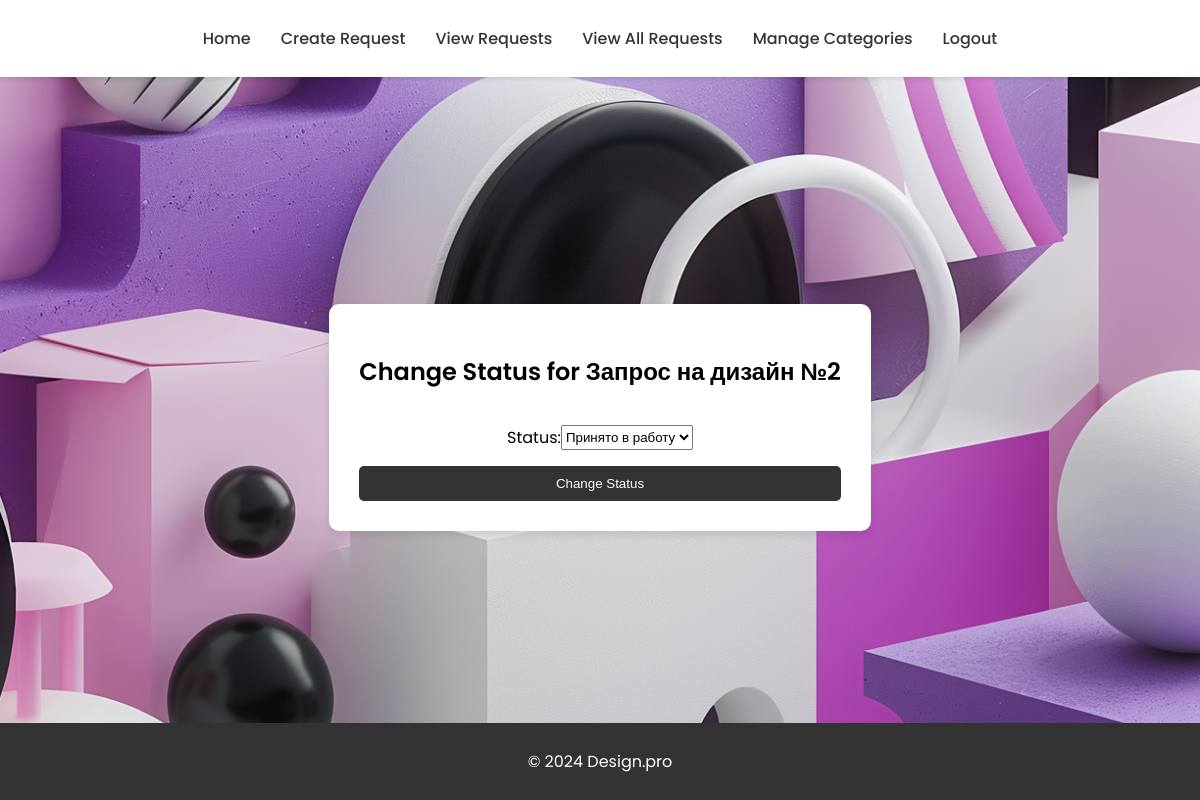
The page /change_status/2/ (signed in) on the database as committed earlier.
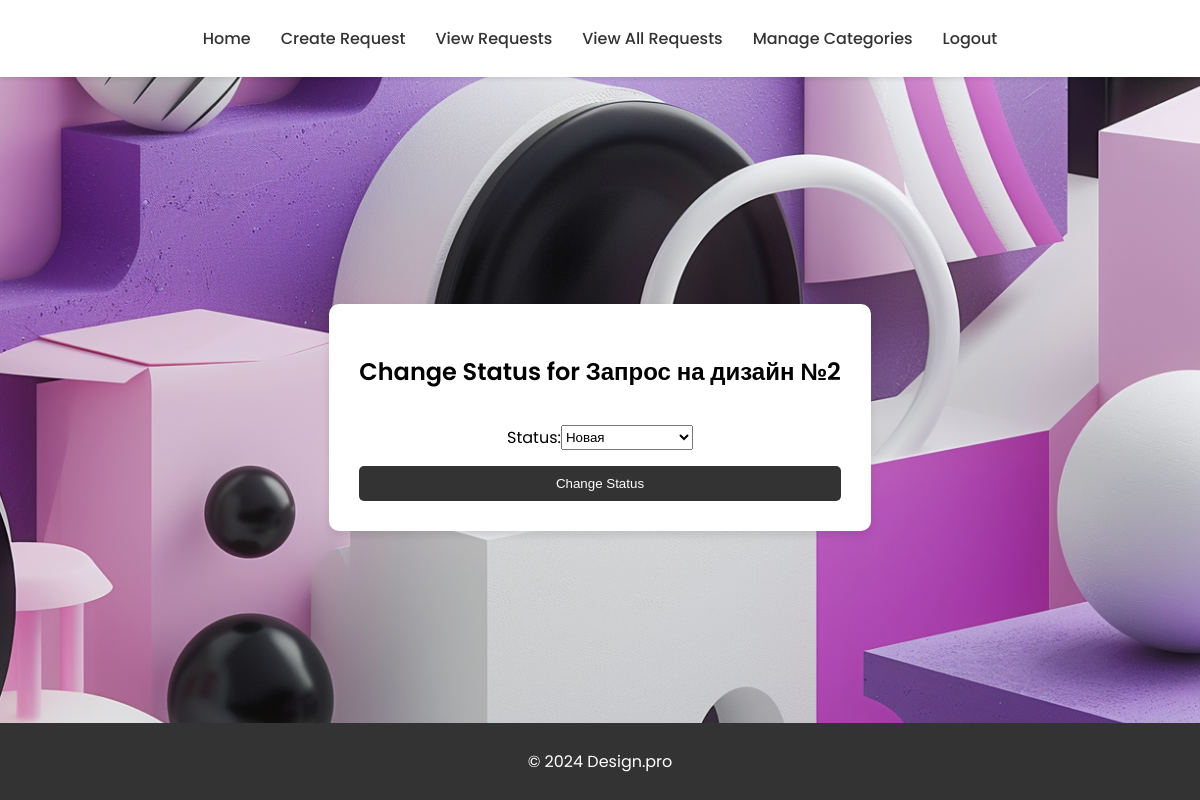
The same page on the database as committed later.
### main/models.py (models this page shows)
class Request(models.Model):
    STATUS_CHOICES = [
        ('Новая', 'Новая'),
        ('Принято в работу', 'Принято в работу'),
        ('Выполнено', 'Выполнено'),
    ]
    user = models.ForeignKey(User, on_delete=models.CASCADE)
    title = models.CharField(max_length=255)
    description = models.TextField()
    category = models.ForeignKey(Category, on_delete=models.CASCADE)
    image = models.ImageField(upload_to='images/')
    status = models.CharField(max_length=20, choices=STATUS_CHOICES, default='Новая')
    created_at = models.DateTimeField(auto_now_add=True)

### main/views.py (the view)
# urls.py: path('change_status/<int:request_id>/', change_status, name='change_status'),
@login_required
def change_status(request, request_id):
    request_instance = get_object_or_404(Request, id=request_id)
    if request.user.is_superuser:
        if request.method == 'POST':
            form = StatusChangeForm(request.POST, instance=request_instance)
            if form.is_valid():
                form.save()
                messages.success(request, 'Status changed successfully.')
                return redirect('view_all_requests')
        else:
            form = StatusChangeForm(instance=request_instance)
        return render(request, 'change_status.html', {'form': form, 'request': request_instance})
    else:
        messages.error(request, 'You do not have permission to change the status of this request.')
        return redirect('view_requests')

### main/forms.py
class StatusChangeForm(forms.ModelForm):
    class Meta:
        model = Request
        fields = ['status']

### main/templates/change_status.html (shortened to what this page needs)
{% extends 'base.html' %}
{% block content %}
<div class="wrapper fadeInDown">
  <div id="formContent">
    <h2 class="active">Change Status for {{ request.title }}</h2>
    <form method="post">
      {{ form.as_p }}
      <input type="submit" class="fadeIn fourth" value="Change Status">
    </form>
  </div>
</div>
{% endblock %}

Rows that differ between the two databases and show on the page:
changed Request "Запрос на дизайн №2": status "Принято в работу" → "Новая"
